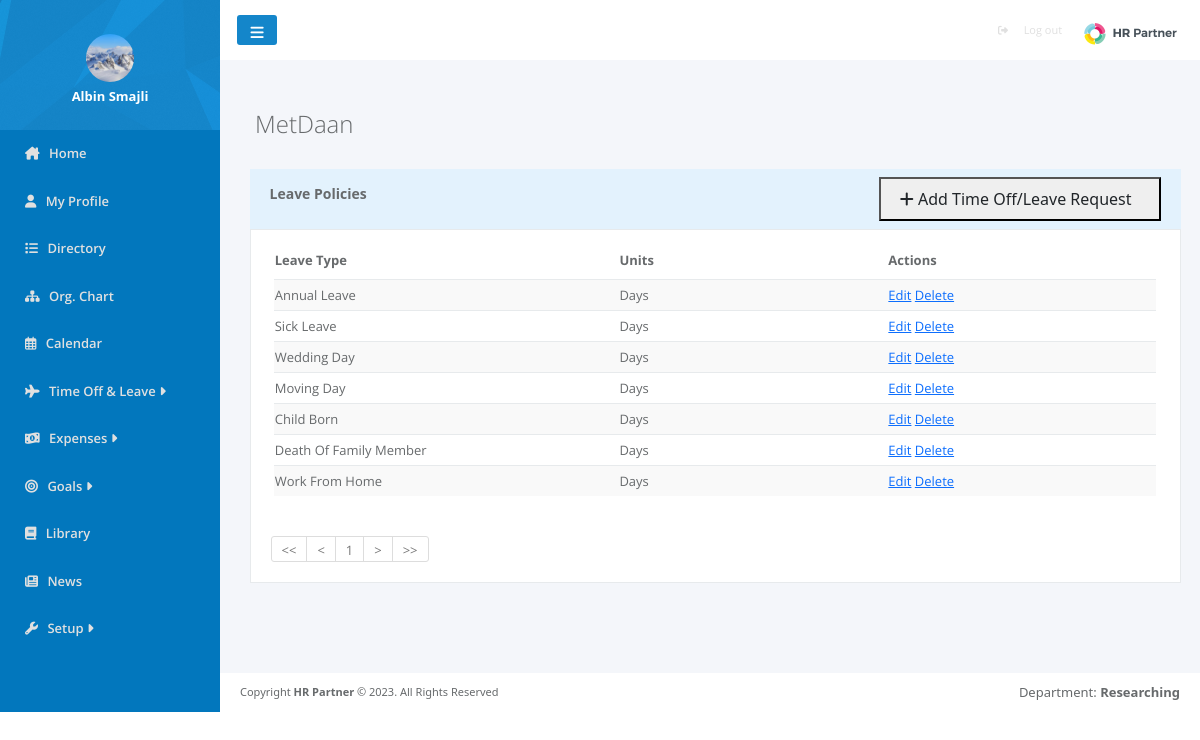
/pages/configureLeaves.php (signed in), run on the app's committed database.
### tables this page shows
CREATE TABLE `users` (
  `user_id` int(100) NOT NULL,
  `image` varchar(500) DEFAULT NULL,
  `name` varchar(200) NOT NULL,
  `surname` varchar(200) NOT NULL,
  `email` varchar(200) NOT NULL,
  `password` varchar(500) NOT NULL,
  `Position_ID` int(11) DEFAULT NULL,
  `Departament_ID` int(11) DEFAULT NULL,
  `role` int(11) NOT NULL,
  `location` varchar(100) DEFAULT NULL,
  `status` varchar(100) DEFAULT NULL,
  `report_to` int(11) DEFAULT NULL,
  `gender` varchar(10) DEFAULT NULL,
  `born` date DEFAULT NULL,
  `started` date DEFAULT NULL,
  `company` int(11) DEFAULT NULL
);

CREATE TABLE `timeofftype` (
  `id` int(11) NOT NULL,
  `time_off` varchar(100) DEFAULT NULL,
  `company_id` int(11) DEFAULT NULL
);

### pages/configureLeaves.php (the view, shortened to what this page needs)
<?php
require_once '../config.php';
$userId = $_SESSION['user_id'];
$companyId = $_SESSION['company'];
if (isset($_GET['page'])) {
    $page = $_GET['page'];
} else {
    $page = 1;
}
$limit = 10;
$start = ($page - 1) * $limit;
$next = $page + 1;
$previous = $page - 1;
$leaveTypeQuery = "SELECT id, time_off
        FROM timeofftype
        WHERE company_id = :companyId
        LIMIT $start , $limit
    ";
$stmt = $con->prepare($leaveTypeQuery);
$stmt->bindParam(':companyId', $companyId, PDO::PARAM_INT);
$stmt->execute();
$leaveTypes = $stmt->fetchAll(PDO::FETCH_ASSOC);
$leaveTypeCount = "SELECT id, time_off
        FROM timeofftype
        WHERE company_id = :companyId
    ";
$prep = $con->prepare($leaveTypeCount);
$prep->bindParam(':companyId', $companyId, PDO::PARAM_INT);
$prep->execute();
$total_datas = $prep->rowCount();
$total_page = ceil($total_datas / $limit);
?>
<head>
    <link rel="stylesheet" href="../css/requsetHistory.css">
    <link href="https://cdn.jsdelivr.net/npm/bootstrap@5.3.3/dist/css/bootstrap.min.css" rel="stylesheet"
>
</head>
<body>
    <div>
        <?php include '../template/sidebar.php' ?>
    </div>
    <div class="content">
        <?php include '../template/navbar.php' ?>
        <div class="requestHead">
            <?php echo "<h2>" . $_SESSION['company_name'] . "</h2>"; ?>
        </div>
        <div class="requestBody">
            <div class="requestTableHead">
                <h5>
                    Leave Policies
                </h5>
                <button>
                    <a href="" class="btn btn-xs rounded-circle m-l-sm me-2" data-bs-toggle="modal"
                        data-bs-target="#addLeaveModal">
                        <i class="fa fa-plus"></i> Add Time Off/Leave Request
                    </a>
                </button>
            </div>
            <div class="requestTableBody">
                <table class="recentLeave">
                    <thead>
                        <tr>
                            <th>Leave Type</th>
                            <th>Units</th>
                            <th>Actions</th>
                        </tr>
                    </thead>
                    <tbody>
                        <?php foreach ($leaveTypes as $leaveType): ?>
                            <tr>
                                <td><?= $leaveType['time_off'] ?></td>
                                <td>Days</td>
                                <td>
                                    <a href="" data-bs-toggle="modal" data-bs-target="#editModal<?php echo $leaveType['id']; ?>"
                                        data-bs-whatever="@mdo">Edit</a>
                                    <a href="deleteLeave.php?leave_id=<?= $leaveType['id']; ?>">Delete</a>
                                </td>
                            </tr>
                        <?php endforeach; ?>
                    </tbody>
                </table>
                <div class="paginationn">
                    <ul>
                        <li><a href="configureLeaves.php?page=1">
                                << </a>
                        </li>
                        <li><a href="configureLeaves.php?page=<?php echo $previous == 0 ? 1 : $previous ?>">
                                < </a>
                        </li>
                        <?php for ($i = 1; $i <= $total_page; $i++) {
                            $current_page = $page;
                            $previous_2 = $current_page - 2;
                            $next_2 = $current_page + 2;
                            if ($i >= $previous_2 && $i <= $next_2) {
                                ?>
                                <li><a href="configureLeaves.php?page=<?php echo $i ?>"><?php echo $i ?></a></li>
                            <?php }
                        } ?>
                        <li><a
                                href="configureLeaves.php?page=<?php echo $next > $total_page ? $total_page : $next ?>">></a>
                        </li>
                        <li><a href="configureLeaves.php?page=<?php echo $total_page ?>">>></a></li>
                    </ul>
                </div>
            </div>
        </div>
        <?php include '../template/footer.php'; ?>
    </div>
</body>
</html>

### template/sidebar.php (shortened to what this page needs)
<?php $sql = "SELECT u.user_id, u.image from users u where user_id=$userId";
$prep = $con->prepare($sql);
$prep->execute();
$userImages = $prep->fetchAll();
$userName=$_SESSION['name'];
?>
<head>
    <link rel="stylesheet" href="../css/index.css">
</head>
<div id="sidebar">
    <ul id="sidebarElements">
        <li id="profile">
            <div class="profile-element">
                <span class="profile-element-image">
                    <?php foreach ($userImages as $userImage): ?>
                        <img src="../userIMG/<?= $userImage['image'] ?>" alt="">
                    <?php endforeach; ?>
                </span>
                <span class="profile-element-name">
                    <strong><?= $userName ?></strong>
                </span>
            </div>
        </li>
        <li class="<?= basename($_SERVER['PHP_SELF']) == 'home.php' ? 'active' : '' ?>">
            <a href="home.php" class="sidebarElements-links">
                <i class="fa-solid fa-house-chimney"></i>
                <span>Home</span>
            </a>
        </li>
        <li class="<?= basename($_SERVER['PHP_SELF']) == 'myProfile.php' ? 'active' : '' ?>">
            <a href="myProfile.php" class="sidebarElements-links">
                <i class="fa-solid fa-user"></i>
                <span>My Profile</span>
            </a>
        </li>
        <li class="<?= basename($_SERVER['PHP_SELF']) == 'directory.php' ? 'active' : '' ?>">
            <a href="directory.php" class="sidebarElements-links">
                <i class="fa-solid fa-list"></i>
                <span>Directory</span>
            </a>
        </li>
        <li class="<?= basename($_SERVER['PHP_SELF']) == 'orgChart.php' ? 'active' : '' ?>">
            <a href="orgChart.php" class="sidebarElements-links">
                <i class="fa-solid fa-sitemap"></i>
                <span>Org. Chart</span>
            </a>
        </li>
        <li class="<?= basename($_SERVER['PHP_SELF']) == 'userCalendar.php' ? 'active' : '' ?>">
            <a href="userCalendar.php" class="sidebarElements-links">
                <i class="fa-regular fa-calendar-days"></i>
                <span>Calendar</span>
            </a>
        </li>
        <?php if ($_SESSION['role'] == 0) { ?>
            <li Style="cursor: pointer;" onclick="toggleDropdown(this)">
                <a class="sidebarElements-links">
                    <i class="fa fa-plane"></i>
                    <span>
                        Time Off & Leave
                        <i class="fa-solid fa-caret-right"></i>
                    </span>
                </a>
                <ul class="dropdown">
                    <li>
                        <a href="request.php">
                            <i class="fa-solid fa-suitcase"></i>
                            Request
                        </a>
                    </li>
                    <li>
                        <a href="approverequest.php">
                            <i class="fa fa-calendar-check-o"></i>
                            Approve
                        </a>
                    </li>
                    <li>
                        <a href="requesthistory.php">
                            <i class="fa fa-list"></i>
                            History
                        </a>
                    </li>
                </ul>
            </li>
        <?php } else { ?>
            <li onclick="toggleDropdown(this)">
                <a class="sidebarElements-links">
                    <i class="fa fa-plane"></i>
                    <span>
                        Time Off & Leave
                        <i class="fa-solid fa-caret-right"></i>
                    </span>
                </a>
            </li>
            <?php } ?>
            <?php if ($_SESSION['role'] == 0) { ?>
                <li Style="cursor: pointer;" class="<?= basename($_SERVER['PHP_SELF']) == 'empexpenses.php' ? 'active' : '' ?>">
                    <a href="empexpenses.php" class="sidebarElements-links">
                        <i class="fa-solid fa-money-bill-1-wave"></i>
                        <span>Expenses</span>
                    </a>
                </li>
            <?php } else { ?>
                <li Style="cursor: pointer;" onclick="toggleDropdown(this)">
                    <a class="sidebarElements-links">
                        <i class="fa-solid fa-money-bill-1-wave"></i>
                        <span>
                            Expenses
                            <i class="fa-solid fa-caret-right"></i>
                        </span>
                    </a>
                </li>
            <?php } ?>
            <?php if ($_SESSION['role'] == 0) { ?>
                <li class="<?= basename($_SERVER['PHP_SELF']) == 'goals.php' ? 'active' : '' ?>">
                    <a href="goals.php" class="sidebarElements-links">
                        <i class="fa-solid fa-bullseye"></i>
                        <span>Goals</span>
                    </a>
                </li>
            <?php } else { ?>
                <li Style="cursor: pointer;" onclick="toggleDropdown(this)">
                    <a class="sidebarElements-links">
                        <i class="fa-solid fa-bullseye"></i>
                        <span>
                            Goals
                            <i class="fa-solid fa-caret-right"></i>
                        </span>
                    </a>
                </li>
            <?php } ?>
            <li class="<?= basename($_SERVER['PHP_SELF']) == 'library.php' ? 'active' : '' ?>">
                <a href="library.php" class="sidebarElements-links">
                    <i class="fa-solid fa-book"></i>
                    <span>Library</span>
                </a>
            </li>
            <?php if ($_SESSION['role'] == 0) { ?>
                <li class="<?= basename($_SERVER['PHP_SELF']) == 'empNews.php' ? 'active' : '' ?>">
                    <a href="empNews.php" class="sidebarElements-links">
                        <i class="fa-solid fa-newspaper"></i>
                        <span>News</span>
                    </a>
                </li>
            <?php } else { ?>
                <li class="<?= basename($_SERVER['PHP_SELF']) == 'news.php' ? 'active' : '' ?>">
                    <a href="news.php" class="sidebarElements-links">
                        <i class="fa-solid fa-newspaper"></i>
                        <span>News</span>
                    </a>
                </li>
        <?php } ?>
        <?php if ($_SESSION['role'] == 1) { ?>
            <li Style="cursor: pointer;" onclick="toggleDropdown(this)">
                    <a class="sidebarElements-links">
                        <i class="fa-solid fa-wrench"></i>
                        <span>
                            Setup
                            <i class="fa-solid fa-caret-right"></i>
                        </span>
                    </a>
                </li>
        <?php } ?>
    </ul>
</div>

### css/requsetHistory.css (style rules this page uses)
body { width: 100%; height: fit-content; display: flex; flex-direction: row; font-family: "open sans","Helvetica Neue",Helvetica,Arial,sans-serif; position: absolute; }
.content { display: flex; flex-direction: column; justify-content: start; align-items: center; width: 100%; background-color: #F4F6FA; }
.requestBody { width: 100%; display: flex; flex-direction: column; justify-content: center; align-items: center; padding-bottom: 30px; }
.requestHead { padding-top: 30px; width: 100%; text-align: start; padding-left: 35; }
.requestHead h2 { margin-top: 20px; margin-bottom: 10px; font-family: "open sans","Helvetica Neue",Helvetica,Arial,sans-serif; font-weight: 100; color: #676A6C; font-size: 24px; align-items: center; }
.requestTableHead { background-color: #E3F2FD; display: flex; flex-direction: row; justify-content: space-between; align-items: center; height: 60px; width: 95%; margin-left: 10px; margin-top: 20px; text-align: start; padding-left: 20px; padding-right: 20px; }
.requestTableHead h5 { display: flex; justify-content: space-between; align-items: center; color: #676A6C; font-size: 14px; font-weight: 600; width:250px; height: 25px; }
.requestTableBody { margin-bottom: 60px; background-color: #fff; display: flex; flex-direction: column; align-items: center; margin-left: 10px; width: 95%; border: 1px solid #e7eaec; }
.recentLeave { width: 95%; border-collapse: collapse; margin: 20px 10px; font-size: 13px; font-family: "open sans","Helvetica Neue",Helvetica,Arial,sans-serif; }
.recentLeave thead tr th { text-align: left; margin-right: 20px; padding-bottom: 10px; font-weight: 700; color: #676A6C; }
.recentLeave tbody tr { text-align: left; font-weight: 400; color: #676A6C; border-top: 1px #e7eaec solid; }
.recentLeave tbody tr td { padding-top: 6px; padding-bottom: 6px; font-size: 13px; font-weight: 400; min-width: 120px; }
.recentLeave tbody tr:nth-child(odd) { background-color: #f9f9f9; }
.paginationn { padding: 20px 20px 20px 20px; width: 100%; }
.paginationn ul { width: fit-content; padding: 0; margin: 0; display: flex; flex-direction: row; list-style: none; border: 1px solid #ddd; border-radius:3px ; color: #777; }
.paginationn ul li { padding: 0; border-left: 1px solid #ddd; text-align: center; }
.paginationn ul li:nth-child(1) { border: none; }
.paginationn ul li a { text-decoration: none; padding: 4px 10px 4px 10px; font-family: "open sans","Helvetica Neue",Helvetica,Arial,sans-serif; font-size: 13px; color: #777; }

### css/index.css (style rules this page uses)
#sidebar { padding: 0; display: flex; flex-direction: column; background-color: #0277bd; width: 220px; height: 100%; min-height: 705px; transition: all .4s; }
#sidebarElements { padding: 0; width: 100%; list-style: none; }
#sidebarElements #profile { padding: 35px 25px 25px; height: 130px; display: flex; flex-direction: column; justify-content: center; align-items: center; background-image: url("../images/sidebarheader.png"); }
#sidebarElements #profile .profile-element { width: 100%; text-align: center; position: relative; }
#sidebarElements #profile .profile-element-image { text-align: center; }
#sidebarElements #profile img { width: 48px; border-radius: 50%; }
#sidebarElements #profile .profile-element-name { display: block !important; text-align: center; margin-top: 5px; }
#sidebarElements #profile .profile-element-name strong { font-size: 13px; font-weight: 600; color: #fff; }
#sidebarElements li { padding: 0; display: flex; flex-direction: column; justify-content: center; align-items: flex-start; width: 100%; font-size: 15px; }
#sidebarElements li a { color: #e0e0e0; width: 100%; padding: 14px 20px 14px 25px; text-decoration: none; font-size: 13px; font-family: "Open Sans", sans-serif; font-weight: 600; cursor: pointer; }
#sidebar i { margin-right: 6px; }

### data on the page
users: image (picture)
timeofftype: time_off "Annual Leave"
timeofftype: time_off "Sick Leave"
timeofftype: time_off "Wedding Day"
timeofftype: time_off "Moving Day"
timeofftype: time_off "Child Born"
timeofftype: time_off "Death Of Family Member"
timeofftype: time_off "Work From Home"

### other printed values
$userName "Albin Smajli"
$_SESSION['company_name'] "MetDaan"
$_SESSION['departament'] "Researching"
